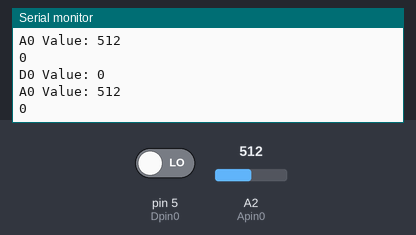
The sketch below on a simulated Arduino Uno, built with avr-gcc and run on an emulated ATmega328P. On the bench: the last lines printed to the serial monitor. Inputs (shaded band) come from the test bench; at power-on: A2 (Apin0) = 512, pin 5 (Dpin0) LOW.

Above: at 3.8 s.
3.9 s: A2 (Apin0) set to 716
At 6.6 s:
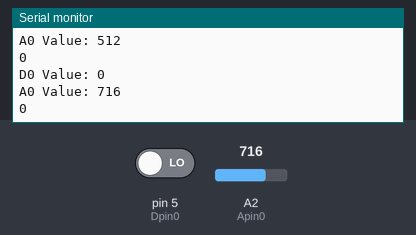
7.8 s: pin 5 (Dpin0) driven HIGH
11.7 s: A2 (Apin0) set to 900
At 12.4 s:
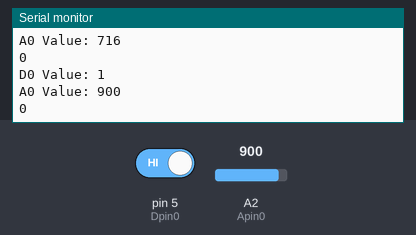
Timing chart, 0 to 14.7 s (numbered marks = the images above; inputs shaded):
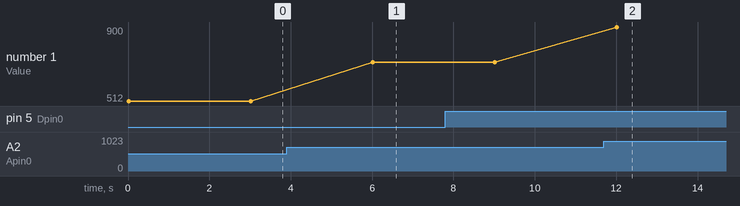

Measured:
- after the input at 3.9 s, the serial monitor: prints a new line after 2.1 s (image 1)
- after the input at 11.7 s, the serial monitor: prints a new line after 0.32 s (image 2)
- plotted number 1: 512 → 716 after the input at 3.9 s, 716 → 900 after the input at 11.7 s

The sketch:

moisture_sensor.ino
```cpp
int Dpin0 = 5;
int Apin0 = 2;
int ApinVal;

void setup() {
  // put your setup code here, to run once:
  pinMode(Dpin0, INPUT);
  Serial.begin(9600);
}
void loop() {
  // put your main code here, to run repeatedly:
  Serial.print("D0 Value: ");
  Serial.println(digitalRead(Dpin0));
  Serial.print("A0 Value: ");
  Serial.println(analogRead(Apin0));
  Serial.println(ApinVal);
  delay(3000);
}
```
